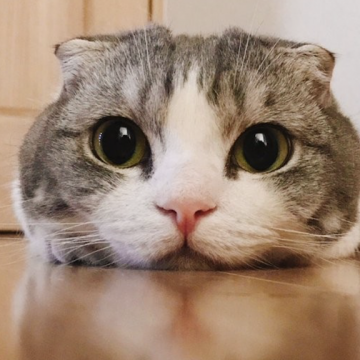
#> input picture cat_image.png, 360 x 360 px
$ python matplotlib_basic.py
#> lines starting #> are read from the running program, lines starting #| are printed output that depends on the picture
import numpy as np
import matplotlib.pyplot as plt
from matplotlib.image import imread

x = np.arange(0, 6, 0.1)
print("x:{}".format(x))
print("x.shape:{}".format(x.shape))
print("type of x:{}".format(type(x)))
y = np.sin(x)
print("type of y:{}".format(type(y)))
print("y:{}".format(y))
plt.plot(x, y)
plt.show()
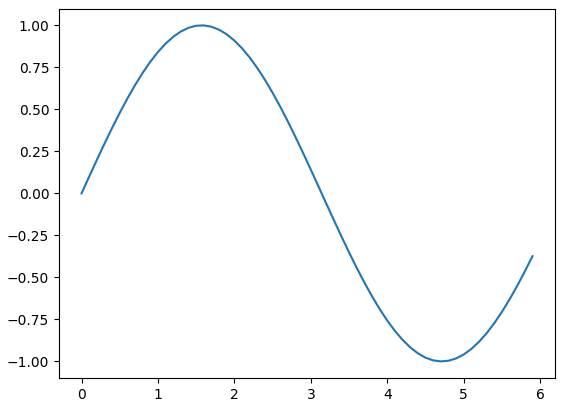
#> figure drawn by matplotlib, 1 panel; curve peaks at x = 1.6, y = 1


# cosのグラフを追記してみる
y2 = np.cos(x)
plt.plot(x, y, label='sin')
plt.plot(x, y2, label='cos')
plt.xlabel('x')
plt.ylabel('y')
plt.title('sin & cos')
plt.legend()
plt.show()
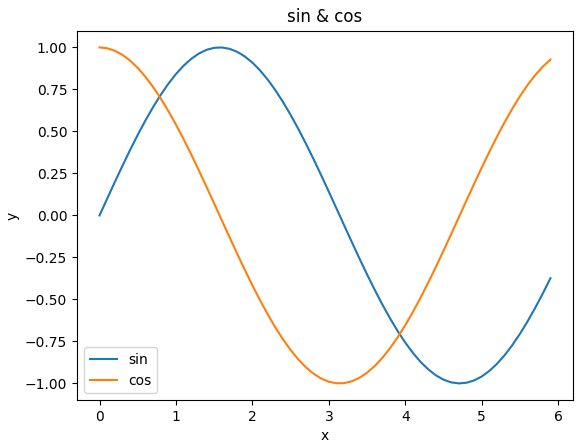
#> figure drawn by matplotlib, 1 panel; curve peaks at x = 1.6, y = 1; curve peaks at x = 0, y = 1


# 画像を表示してみる

img = imread(fname='cat_image.png')
#> img is the input picture: shape (360, 360, 4) float32; mean R, G, B, A 0.623, 0.53, 0.459, 1
print(type(img))
#| <class 'numpy.ndarray'>
print(img.shape)
#| (360, 360, 4)
plt.imshow(X=img)
plt.show()
